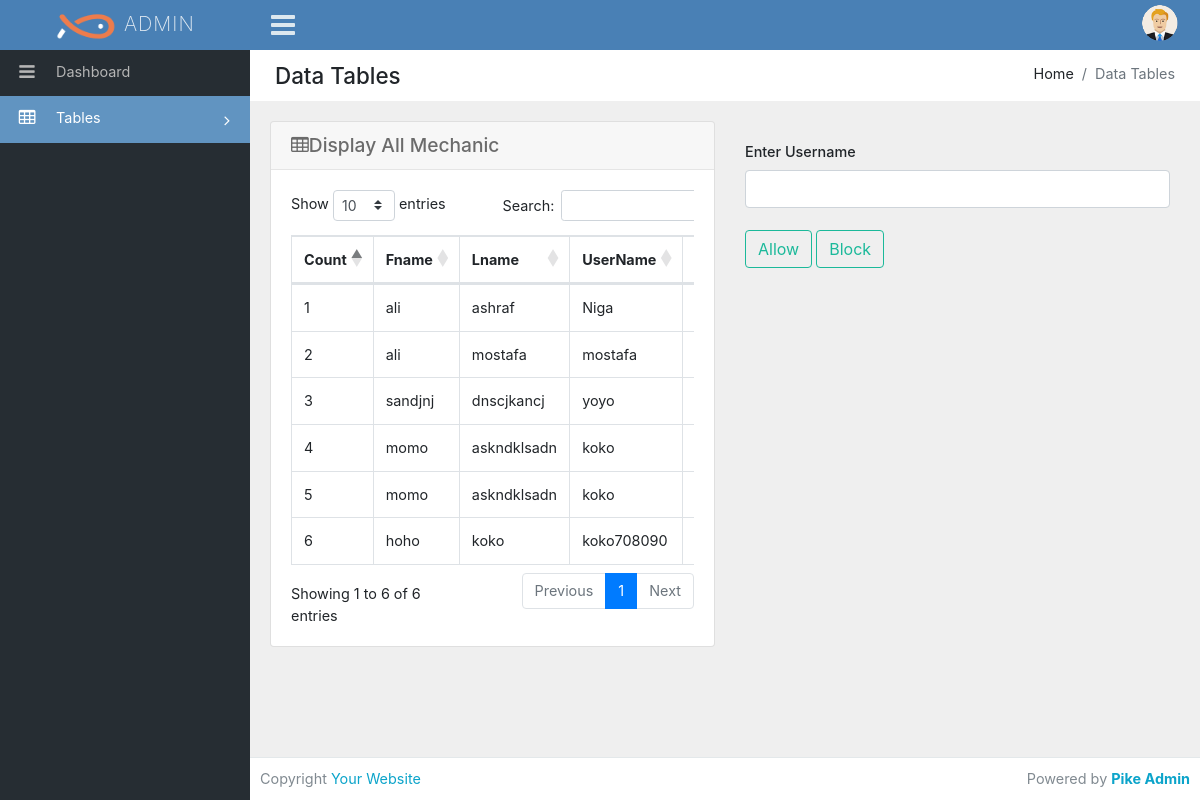
The app's page /View/View_Mechanic.php (signed in) with its own data.
### tables this page shows
CREATE TABLE `users` (
  `id` int(20) NOT NULL,
  `username` varchar(50) NOT NULL,
  `password` varchar(50) NOT NULL,
  `fname` varchar(50) NOT NULL,
  `lname` varchar(50) NOT NULL,
  `email` varchar(50) NOT NULL,
  `user_type_id` int(20) NOT NULL
);

### View/View_Mechanic.php (the view, shortened to what this page needs)
<!DOCTYPE html>
<html lang="en">
<head>
                <link href="adminhome/assets/css/bootstrap.min.css" rel="stylesheet" type="text/css" />
		<link href="adminhome/assets/font-awesome/css/font-awesome.min.css" rel="stylesheet" type="text/css" />
		<link href="adminhome/assets/css/style.css" rel="stylesheet" type="text/css" />
		<link rel="stylesheet" type="text/css" href="https://cdn.datatables.net/1.10.16/css/dataTables.bootstrap4.min.css"/>
</head>
<body class="adminbody">
<div id="main">
	<div class="headerbar">
        <div class="headerbar-left">
            <a href="adminhome.php" class="logo"><img alt="Logo" src="adminhome/assets/images/logo.png" /> <span>Admin</span></a>
        </div>
        <nav class="navbar-custom">
                    <ul class="list-inline float-right mb-0">
				<li class="list-inline-item dropdown notif">
                            <a class="nav-link dropdown-toggle arrow-none" data-toggle="dropdown" href="#" role="button" aria-haspopup="false" aria-expanded="false">
                        <li class="list-inline-item dropdown notif">
                            <a class="nav-link dropdown-toggle nav-user" data-toggle="dropdown" href="#" role="button" aria-haspopup="false" aria-expanded="false">
                                <img src="adminhome/assets/images/avatars/admin.png" alt="Profile image" class="avatar-rounded">
                            </a>
                        </li>
                    </ul>
                    <ul class="list-inline menu-left mb-0">
                        <li class="float-left">
                            <button class="button-menu-mobile open-left">
								<i class="fa fa-fw fa-bars"></i>
                            </button>
                        </li>
                    </ul>
        </nav>
	</div>
	<div class="left main-sidebar">
		<div class="sidebar-inner leftscroll">
			<div id="sidebar-menu">
			<ul>
					<li class="submenu">
                                            <a href="adminhome.php"><i class="fa fa-fw fa-bars"></i><span> Dashboard </span> </a>
                    </li>
					<li class="submenu">
                        <a href="#" class="active"><i class="fa fa-fw fa-table"></i> <span> Tables </span> <span class="menu-arrow"></span></a>
                    </li>
            </ul>
			</div>
		</div>
	</div>
    <div class="content-page">
        <div class="content">
			<div class="container-fluid">
				<div class="row">
						<div class="col-xl-12">
								<div class="breadcrumb-holder">
										<h1 class="main-title float-left">Data Tables</h1>
										<ol class="breadcrumb float-right">
											<li class="breadcrumb-item">Home</li>
											<li class="breadcrumb-item active">Data Tables</li>
										</ol>
										<div class="clearfix"></div>
								</div>
						</div>
				</div>
				<div class="row">
						<div class="col-xs-12 col-sm-12 col-md-12 col-lg-6 col-xl-6">
							<div class="card mb-3">
								<div class="card-header">
									<h3><i class="fa fa-table"></i>Display All Mechanic</h3>
								</div>
								<div class="card-body">
									<div class="table-responsive">
									<table id="example1" class="table table-bordered table-hover display">
										<thead>
											<tr>
												<th>Count</th>
												<th>Fname</th>
												<th>Lname</th>
												<th>UserName</th>
												<th>Email</th>
											</tr>
										</thead>
										<tbody>
										<?php
                                                                                        $conn= mysqli_connect("localhost", "root", "", "project_db");
                                                                                        $query= mysqli_query($conn,"SELECT * from `users` where user_type_id=2");
                                                                                        $count=1;
                                                                                        while ($result= mysqli_fetch_array($query)){
                                                                                            echo "<tr>
                                                                                            <td>$count</td>
                                                                                            <td>".$result['fname']."</td>
                                                                                            <td>".$result['lname']."</td>
                                                                                            <td>".$result['username']."</td>
                                                                                            <td>".$result['email']."</td>
                                                                                             </tr>";
                                                                                            $count++;
                                                                                        }
                                                                                        ?>
										</tbody>
									</table>
									</div>
								</div>
							</div>
						</div>
                                    <div class="card-body">
                                                            <form method="POST" >
                                                    <label class="label--desc">Enter Username </label>
                                                    <input rows="3" class="form-control editor"  type="text" name="name" id="name" > <br>
                                                    <button type="submit"  class="btn btn-outline-success" value="allow" name="allow" >Allow </button>
                                                    <button type="submit"  class="btn btn-outline-success" value="block" name="block" >Block </button>
                                                            </form>
                                                </div>
				</div>
            </div>
		</div>
    </div>
	<footer class="footer">
		<span class="text-right">
		Copyright <a target="_blank" href="#">Your Website</a>
		</span>
		<span class="float-right">
		Powered by <a target="_blank" href="https://www.pikeadmin.com"><b>Pike Admin</b></a>
		</span>
	</footer>
</div>
</body>
</html>

### records on screen
users: fname "ali", lname "ashraf", username "Niga"
users: fname "ali", lname "mostafa", username "mostafa"
users: fname "sandjnj", lname "dnscjkancj", username "yoyo"
users: fname "momo", lname "askndklsadn", username "koko"
users: fname "momo", lname "askndklsadn", username "koko"
users: fname "hoho", lname "koko", username "koko708090"
